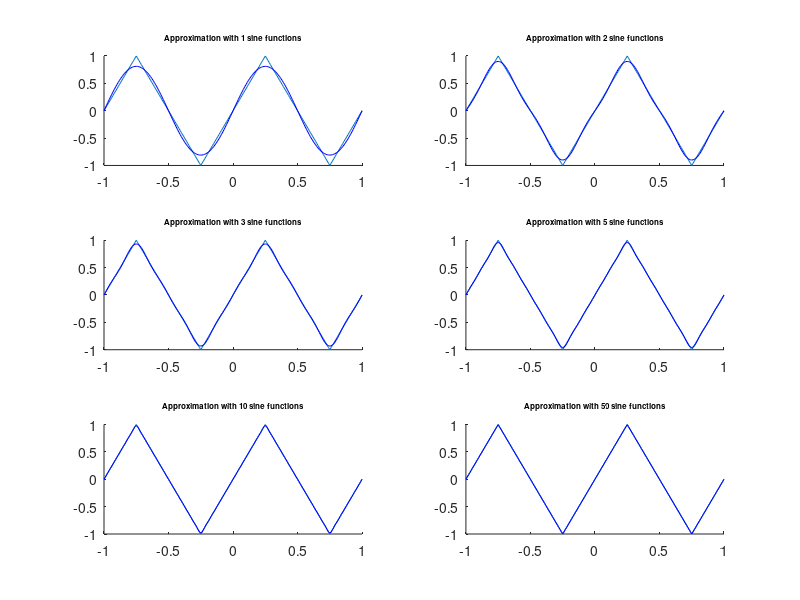

The MATLAB source for this figure:
clear all;
%{
hold on;
    x = -1:0.01:1
    y = sawtooth(2 * pi * (x + 0.25), 0.5);
    plot(x, y);
    y2 = 0;
    for k = 0:1:1
       y2 = y2 + ((((-1)^k) * sin(2 * pi * ((2 * k) + 1) * x)) / ((2 * k) + 1).^2);  
    end
    y2 = y2 * (8 / (pi.^2));
    plot(x, y2, 'b');
%}
 
for i = 1:1:6
    subplot(3, 2, [i]);
    %Times to repeat
    timesSine = 0;
    switch i
        case 2
            timesSine = 1;
        case 3
            timesSine = 2;
        case 4
            timesSine = 4;
        case 5
            timesSine = 9;
        case 6
            timesSine = 49;
    end
    %Printing title
    numPrint = (timesSine + 1);
    hold on;
    title(['\fontsize{8}Approximation with ', num2str(numPrint), ' sine functions']);
    %Target wave
    x = -1:0.01:1
    y = sawtooth(2 * pi * (x + 0.25), 0.5);
    plot(x, y);
    %Approx wave
    y2 = 0;
    for k = 0:1:timesSine
       y2 = y2 + ((((-1)^k) * sin(2 * pi * ((2 * k) + 1) * x)) / ((2 * k) + 1).^2);  
    end
    y2 = y2 * (8 / (pi.^2));
    plot(x, y2, 'b');

    %Graph limits
    ylim([-1 1]);
end